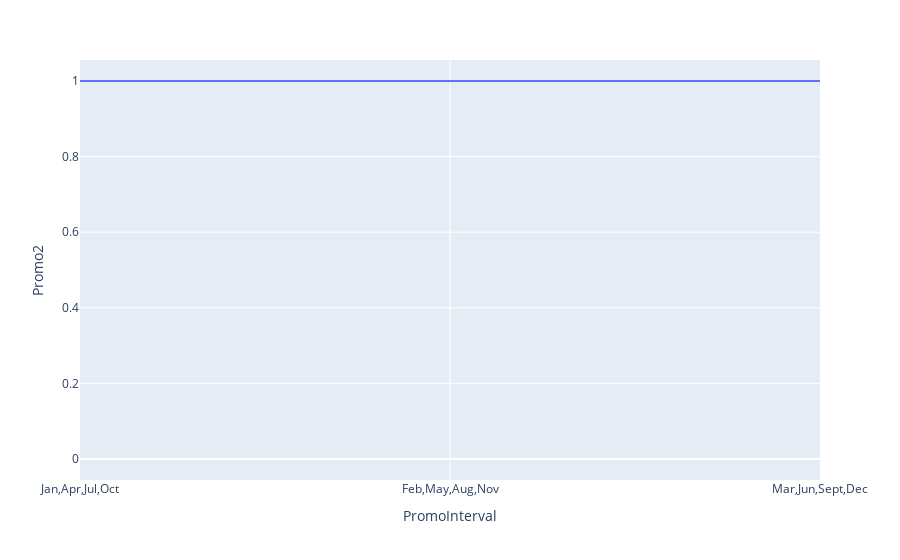

Source (notebook cell):
### Code cell
import plotly.express as px

df = px.data.stocks()
fig = px.line(test_merge, x='PromoInterval', y="Promo2")
fig.show()

### Figure 1 — Plotly figure (JSON) as saved in the notebook; plotly's stock layout.template omitted (floating-point values rounded to 4 significant figures; data arrays with more than 128 entries replaced by an {"elided": "..."} marker saying what was removed)
{"data": [{"hovertemplate": "PromoInterval=%{x}<br>Promo2=%{y}<extra></extra>", "legendgroup": "", "line": {"color": "#636efa", "dash": "solid"}, "marker": {"symbol": "circle"}, "mode": "lines", "name": "", "showlegend": false, "type": "scattergl", "x": {"elided": "41088 str values"}, "xaxis": "x", "y": {"elided": "41088 int values"}, "yaxis": "y"}], "layout": {"legend": {"tracegroupgap": 0}, "margin": {"t": 60}, "xaxis": {"anchor": "y", "domain": [0, 1], "title": {"text": "PromoInterval"}}, "yaxis": {"anchor": "x", "domain": [0, 1], "title": {"text": "Promo2"}}}}
